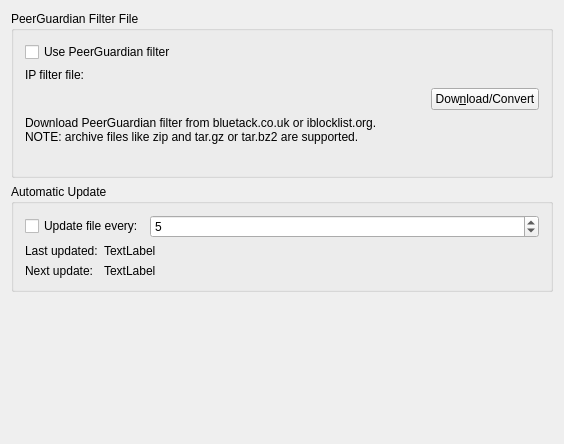
<?xml version="1.0" encoding="UTF-8"?>
<ui version="4.0">
 <class>IPBlockingPrefPage</class>
 <widget class="QWidget" name="IPBlockingPrefPage">
  <property name="geometry">
   <rect>
    <x>0</x>
    <y>0</y>
    <width>564</width>
    <height>444</height>
   </rect>
  </property>
  <property name="windowTitle">
   <string>IPBlocking Preferences</string>
  </property>
  <layout class="QVBoxLayout" name="verticalLayout_2">
   <item>
    <widget class="QGroupBox" name="groupBox1">
     <property name="enabled">
      <bool>true</bool>
     </property>
     <property name="title">
      <string>PeerGuardian Filter File </string>
     </property>
     <layout class="QVBoxLayout" name="verticalLayout_3">
      <item>
       <widget class="QCheckBox" name="kcfg_useLevel1">
        <property name="toolTip">
         <string>Enable this if you want the IP filter plugin to work.</string>
        </property>
        <property name="text">
         <string>Use PeerGuardian filter</string>
        </property>
        <property name="shortcut">
         <string/>
        </property>
       </widget>
      </item>
      <item>
       <layout class="QHBoxLayout">
        <item>
         <widget class="QLabel" name="textLabel1_3">
          <property name="text">
           <string>IP filter file:</string>
          </property>
          <property name="wordWrap">
           <bool>false</bool>
          </property>
         </widget>
        </item>
        <item>
         <widget class="KUrlRequester" name="kcfg_filterURL">
          <property name="toolTip">
           <string>Filter file to use, this can be a local file or a remote file.</string>
          </property>
         </widget>
        </item>
       </layout>
      </item>
      <item>
       <layout class="QHBoxLayout">
        <item>
         <spacer>
          <property name="orientation">
           <enum>Qt::Horizontal</enum>
          </property>
          <property name="sizeType">
           <enum>QSizePolicy::Expanding</enum>
          </property>
          <property name="sizeHint" stdset="0">
           <size>
            <width>361</width>
            <height>20</height>
           </size>
          </property>
         </spacer>
        </item>
        <item>
         <widget class="QPushButton" name="m_download">
          <property name="toolTip">
           <string>Download and convert the IP filter file.</string>
          </property>
          <property name="text">
           <string>Dow&amp;nload/Convert</string>
          </property>
         </widget>
        </item>
       </layout>
      </item>
      <item>
       <widget class="QLabel" name="textLabel1_2">
        <property name="text">
         <string>Download PeerGuardian filter from bluetack.co.uk or iblocklist.org.
NOTE: archive files like zip and tar.gz or tar.bz2 are supported.</string>
        </property>
        <property name="wordWrap">
         <bool>false</bool>
        </property>
       </widget>
      </item>
      <item>
       <widget class="QLabel" name="m_status">
        <property name="text">
         <string/>
        </property>
        <property name="wordWrap">
         <bool>false</bool>
        </property>
       </widget>
      </item>
     </layout>
    </widget>
   </item>
   <item>
    <widget class="QGroupBox" name="m_auto_update_group_box">
     <property name="title">
      <string>Automatic Update</string>
     </property>
     <layout class="QVBoxLayout" name="verticalLayout">
      <item>
       <layout class="QHBoxLayout" name="horizontalLayout">
        <item>
         <widget class="QCheckBox" name="kcfg_autoUpdate">
          <property name="toolTip">
           <string>Enable this if you want to automatically update the filter file.</string>
          </property>
          <property name="text">
           <string>Update file every:</string>
          </property>
         </widget>
        </item>
        <item>
         <widget class="KPluralHandlingSpinBox" name="kcfg_autoUpdateInterval">
          <property name="sizePolicy">
           <sizepolicy hsizetype="Expanding" vsizetype="Fixed">
            <horstretch>0</horstretch>
            <verstretch>0</verstretch>
           </sizepolicy>
          </property>
          <property name="minimumSize">
           <size>
            <width>12</width>
            <height>0</height>
           </size>
          </property>
          <property name="toolTip">
           <string>Update interval in days.</string>
          </property>
          <property name="minimum">
           <number>1</number>
          </property>
          <property name="maximum">
           <number>100000</number>
          </property>
          <property name="value">
           <number>5</number>
          </property>
         </widget>
        </item>
       </layout>
      </item>
      <item>
       <layout class="QGridLayout" name="gridLayout">
        <item row="0" column="0">
         <widget class="QLabel" name="label">
          <property name="text">
           <string>Last updated:</string>
          </property>
         </widget>
        </item>
        <item row="0" column="1">
         <widget class="QLabel" name="m_last_updated">
          <property name="sizePolicy">
           <sizepolicy hsizetype="Expanding" vsizetype="Preferred">
            <horstretch>0</horstretch>
            <verstretch>0</verstretch>
           </sizepolicy>
          </property>
          <property name="text">
           <string comment="KDE::DoNotExtract">TextLabel</string>
          </property>
         </widget>
        </item>
        <item row="1" column="0">
         <widget class="QLabel" name="label_2">
          <property name="text">
           <string>Next update:</string>
          </property>
         </widget>
        </item>
        <item row="1" column="1">
         <widget class="QLabel" name="m_next_update">
          <property name="sizePolicy">
           <sizepolicy hsizetype="Expanding" vsizetype="Preferred">
            <horstretch>0</horstretch>
            <verstretch>0</verstretch>
           </sizepolicy>
          </property>
          <property name="text">
           <string comment="KDE::DoNotExtract">TextLabel</string>
          </property>
         </widget>
        </item>
       </layout>
      </item>
     </layout>
    </widget>
   </item>
   <item>
    <spacer>
     <property name="orientation">
      <enum>Qt::Vertical</enum>
     </property>
     <property name="sizeType">
      <enum>QSizePolicy::Expanding</enum>
     </property>
     <property name="sizeHint" stdset="0">
      <size>
       <width>20</width>
       <height>20</height>
      </size>
     </property>
    </spacer>
   </item>
  </layout>
 </widget>
 <layoutdefault spacing="6" margin="11"/>
 <customwidgets>
  <customwidget>
   <class>KUrlRequester</class>
   <extends>QFrame</extends>
   <header>kurlrequester.h</header>
  </customwidget>
  <customwidget>
   <class>KPluralHandlingSpinBox</class>
   <extends>QSpinBox</extends>
   <header>kpluralhandlingspinbox.h</header>
  </customwidget>
 </customwidgets>
 <includes>
  <include location="local">kurlrequester.h</include>
 </includes>
 <resources/>
 <connections>
  <connection>
   <sender>kcfg_autoUpdate</sender>
   <signal>toggled(bool)</signal>
   <receiver>kcfg_autoUpdateInterval</receiver>
   <slot>setEnabled(bool)</slot>
   <hints>
    <hint type="sourcelabel">
     <x>90</x>
     <y>244</y>
    </hint>
    <hint type="destinationlabel">
     <x>360</x>
     <y>244</y>
    </hint>
   </hints>
  </connection>
  <connection>
   <sender>kcfg_useLevel1</sender>
   <signal>toggled(bool)</signal>
   <receiver>m_auto_update_group_box</receiver>
   <slot>setEnabled(bool)</slot>
   <hints>
    <hint type="sourcelabel">
     <x>58</x>
     <y>52</y>
    </hint>
    <hint type="destinationlabel">
     <x>114</x>
     <y>218</y>
    </hint>
   </hints>
  </connection>
 </connections>
</ui>
